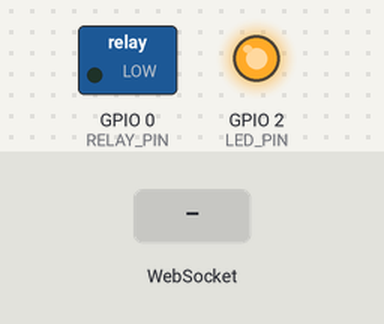
Bench run of a sketch on a simulated ESP8266 (NodeMCU). Shown: switched loads named in the sketch (green lamp = pin HIGH), output pins drawn as LEDs (lit = HIGH). The test bench sets the inputs (shaded band). WiFi joins after 1.5 s; servers stay silent unless stated; what the sketch prints to the serial monitor is not drawn.

Above: at 2.7 s.
2.8 s: WebSocket text "trigger" received
At 4.0 s:
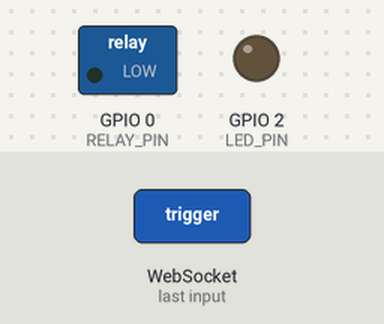
4.3 s: WebSocket text "1" received
Timing chart, 0 to 7.3 s (numbered marks = the images above; inputs shaded):
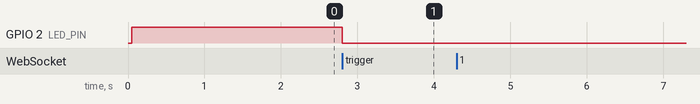

Measured:
- after the input at 2.8 s, GPIO 2 (LED_PIN): HIGH → LOW at once
- after the input at 4.3 s, every drawn part: stays the same

The sketch:

gate-esp01.ino
```cpp
/*
 * Building-app gate controller — ESP-01 / ESP-01S
 *
 * Connects outbound (WSS) to the deployed backend and waits for a
 * {"type":"trigger"} message, then pulses RELAY_PIN HIGH for PULSE_MS
 * to fire the contactor.
 *
 * No port-forwarding needed: the device initiates the connection, the
 * server pushes triggers down the same socket.
 *
 * Dependencies (install via Arduino Library Manager):
 *   - ESP8266 board support (Boards Manager URL:
 *     http://arduino.esp8266.com/stable/package_esp8266com_index.json)
 *   - WebSockets by Markus Sattler (>=2.4.0)
 *   - ArduinoJson (>=7.0.0)
 *
 * Wiring (ESP-01S relay shield: relay is already on GPIO0):
 *   - VCC  -> 5V (relay shields tolerate 5V; the ESP runs on its onboard 3v3)
 *   - GND  -> GND
 *   - GPIO0 -> relay coil (already on the relay shield)
 *   - Optional: GPIO2 -> status LED (active-low on most ESP-01s)
 *
 * Provisioning the token:
 *   On the backend, an admin POSTs /api/v1/gate/devices/provision and
 *   receives a one-time token. Paste it into DEVICE_TOKEN below, along
 *   with the corresponding BUILDING_ID.
 */

#include <ESP8266WiFi.h>
#include <WebSocketsClient.h>
#include <ArduinoJson.h>

// ─── Configuration ────────────────────────────────────────────────────────

// Wi-Fi
const char *WIFI_SSID     = "YOUR_WIFI_SSID";
const char *WIFI_PASSWORD = "YOUR_WIFI_PASSWORD";

// Backend (Render)
const char *WS_HOST   = "building-app-server.onrender.com";
const uint16_t WS_PORT = 443;       // 443 for wss, 80 for ws
const bool   WS_USE_TLS = true;

// Permissive mode: server accepts any /ws/gate connection. Add auth
// before deploying for real (see git history for a tokened version).

// Relay
const uint8_t  RELAY_PIN  = 0;     // GPIO0 — relay shield default
const bool     RELAY_ACTIVE_HIGH = true;
const uint16_t PULSE_MS   = 500;   // contactor close duration

// Optional status LED (GPIO2 onboard; comment out if unused)
const int8_t   LED_PIN    = 2;
const bool     LED_ACTIVE_HIGH = false; // most ESP-01 onboard LEDs are active-low

// ─── End configuration ────────────────────────────────────────────────────

WebSocketsClient ws;
uint32_t lastWifiAttemptMs = 0;

// Shared device token — must equal the server's DEVICE_WS_TOKEN env var.
const char *DEVICE_TOKEN = "YOUR_DEVICE_WS_TOKEN";
static const char *WS_PATH = "/ws/gate";

static void setLed(bool on) {
  if (LED_PIN < 0) return;
  digitalWrite(LED_PIN, (LED_ACTIVE_HIGH ? on : !on) ? HIGH : LOW);
}

static void setRelay(bool on) {
  digitalWrite(RELAY_PIN, (RELAY_ACTIVE_HIGH ? on : !on) ? HIGH : LOW);
}

static void pulseRelay() {
  Serial.println(F("[gate] trigger -> pulse relay"));
  setRelay(true);
  setLed(true);
  delay(PULSE_MS);
  setRelay(false);
  setLed(false);
}

static void onWsEvent(WStype_t type, uint8_t *payload, size_t length) {
  switch (type) {
    case WStype_CONNECTED:
      Serial.println(F("[ws] connected"));
      setLed(true);
      break;
    case WStype_DISCONNECTED:
      Serial.println(F("[ws] disconnected"));
      setLed(false);
      break;
    case WStype_TEXT: {
      JsonDocument doc;
      DeserializationError err = deserializeJson(doc, payload, length);
      if (err) {
        Serial.print(F("[ws] bad JSON: "));
        Serial.println(err.c_str());
        return;
      }
      const char *t = doc["type"] | "";
      if (strcmp(t, "trigger") == 0) {
        pulseRelay();
      } else {
        Serial.print(F("[ws] unknown msg type: "));
        Serial.println(t);
      }
      break;
    }
    case WStype_ERROR:
      Serial.println(F("[ws] error"));
      break;
    default:
      break;
  }
}

static void connectWifi() {
  Serial.print(F("[wifi] connecting to "));
  Serial.println(WIFI_SSID);
  WiFi.mode(WIFI_STA);
  WiFi.begin(WIFI_SSID, WIFI_PASSWORD);
  // We don't block forever — loop() will retry if not connected yet.
  uint32_t start = millis();
  while (WiFi.status() != WL_CONNECTED && millis() - start < 15000) {
    delay(250);
    Serial.print('.');
  }
  Serial.println();
  if (WiFi.status() == WL_CONNECTED) {
    Serial.print(F("[wifi] IP: "));
    Serial.println(WiFi.localIP());
  } else {
    Serial.println(F("[wifi] connect timed out, will retry"));
  }
}

void setup() {
  Serial.begin(115200);
  delay(50);
  Serial.println();
  Serial.println(F("[boot] gate-esp01 starting"));

  pinMode(RELAY_PIN, OUTPUT);
  setRelay(false);
  if (LED_PIN >= 0) {
    pinMode(LED_PIN, OUTPUT);
    setLed(false);
  }

  connectWifi();

  // Render terminates TLS — use ws.beginSSL for wss://, ws.begin for ws://.
  // beginSSL with no fingerprint defaults to insecure on ESP8266, which
  // is fine for now: traffic is still encrypted, just not pinned.
  String wsPath = String(WS_PATH) + "?token=" + DEVICE_TOKEN;
  if (WS_USE_TLS) {
    ws.beginSSL(WS_HOST, WS_PORT, wsPath.c_str());
  } else {
    ws.begin(WS_HOST, WS_PORT, wsPath.c_str());
  }
  ws.onEvent(onWsEvent);
  ws.setReconnectInterval(5000);   // try again every 5s after a disconnect
  ws.enableHeartbeat(20000, 5000, 2); // ping every 20s, expect pong within 5s, drop after 2 misses
}

void loop() {
  // Wi-Fi self-heal: if we lose AP, retry every 10s.
  if (WiFi.status() != WL_CONNECTED) {
    if (millis() - lastWifiAttemptMs > 10000) {
      lastWifiAttemptMs = millis();
      connectWifi();
    }
  }
  ws.loop();
}
```
